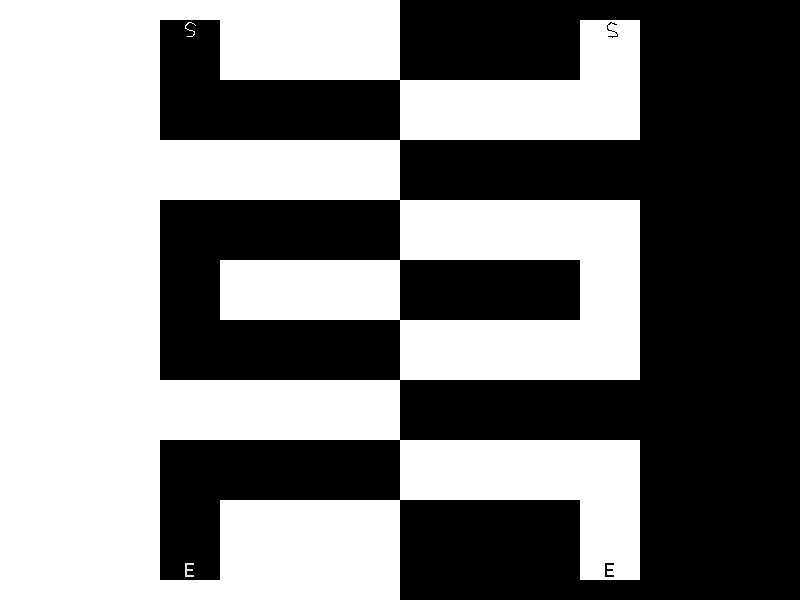

The image is a tile-based game level rendered from a .tmx file. Its description and source (layers, tilesets, objects; grid data summarised) follow:
An orthogonal 40x30 tile map with 20x20 px tiles, 1 tile layer (a), 2 hidden layers not drawn, 4 tilesets.

<map version="1.0" orientation="orthogonal" width="40" height="30" tilewidth="20" tileheight="20">
 <tileset firstgid="1" source="mirrorsTiles.tsx" />
 <tileset firstgid="4" source="mirrorExit.tsx" />
 <tileset firstgid="7" source="mirrorsSpawn.tsx" />
 <tileset firstgid="10" source="mirrorsAlt.tsx" />
 <layer name="a" width="40" height="30">
  <data>[1200 cells, 1200 non-empty, 6 distinct tile ids]</data>
 </layer>
 <layer name="b" width="40" height="30" visible="0">
  <data>[1200 cells, 1200 non-empty, 2 distinct tile ids]</data>
 </layer>
 <layer name="c" width="40" height="30" visible="0">
  <data>[1200 cells, 1200 non-empty, 3 distinct tile ids]</data>
 </layer>
</map>
